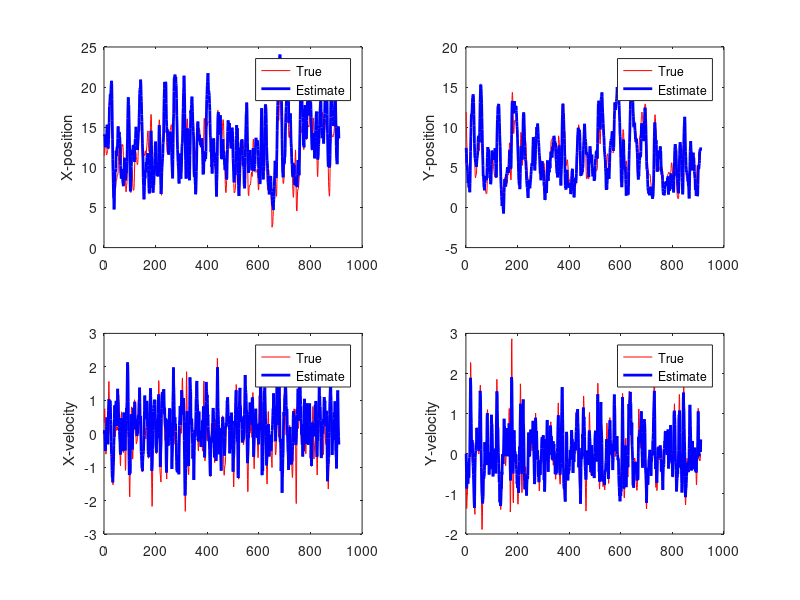
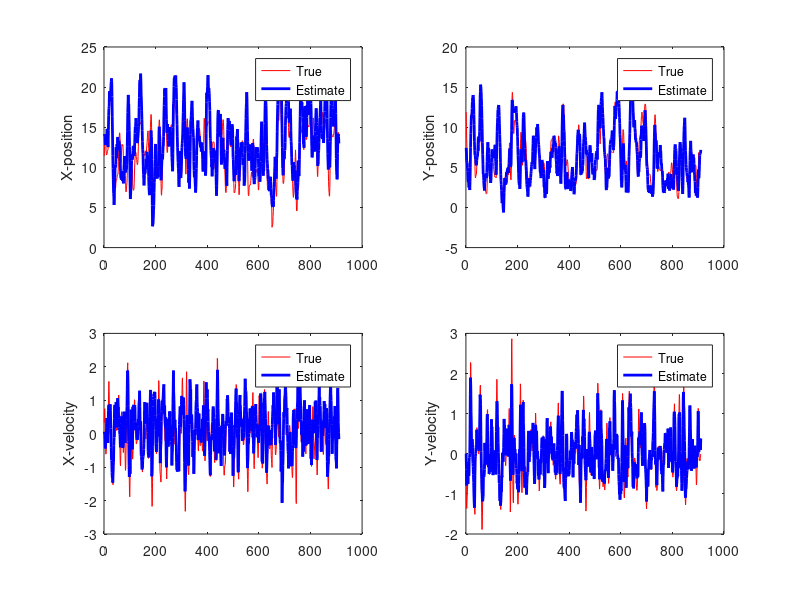
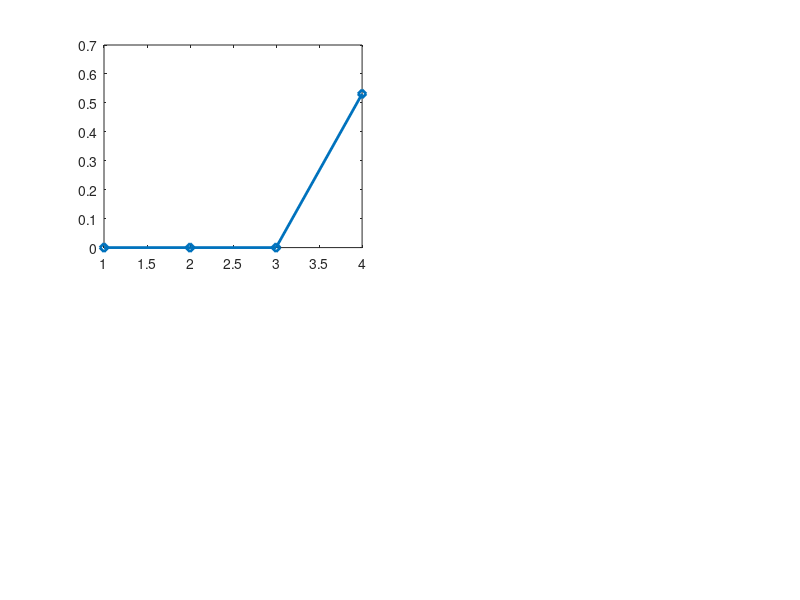

The MATLAB script that drew these images, in order: (Note: this script raises an error after producing the figures.)
clear; close all;

load midterm_train.mat;
[M, N] = size(rate);
c = size(kin, 2);
kin_mean = mean(kin);
kin = kin - ones(M,1)*kin_mean;

rate_mean = mean(rate);

% Estimate A and W using formula;
tic;
a = kin(2:M,:)'; b = kin(1:M-1,:)';
A = a*b'*inv(b*b');   
W = (a-A*b)*(a-A*b)'/(M-1);

% Estimate theta using MLE;

theta = zeros(c+1, N);
X = [ones(M,1) kin]';

% The first and second derivatives;
df1 = inline('X*Y-X*exp(transpose(X)*t)', 'Y', 'X', 't');
df2 = inline('-ones(5,1)*exp(transpose(t)*X).*X*transpose(X)', 't', 'X');

for i = 1:N
    t = theta(:,i)-pinv(df2(theta(:,i),X))*df1(rate(:, i), X, theta(:,i));
    while(norm(t-theta(:,i))>1e-3)
        theta(:,i) = t;
        t = theta(:,i)-pinv(df2(theta(:,i),X))*df1(rate(:, i), X, theta(:,i));
    end

end


% Decoding using point process filter;
load midterm_test.mat;

[M, N] = size(rate);
c = size(kin, 2);

kin_est3 = zeros(c, M);
kin_m = zeros(c, M);
W_k = zeros(c, c, M);
W_m = zeros(c, c, M);
alpha = theta(2:5,:);

for i = 2:M
    W_m(:,:,i) = A*W_k(:,:,i-1)*A'+W;
    kin_m(:,i) = A*kin_est3(:,i-1);
    
    W_k(:,:,i) = inv(inv(W_m(:,:,i))+ones(c,1)*exp([1 kin_m(:,i)']*theta).*alpha*alpha');
    kin_est3(:,i) = kin_m(:,i)+W_k(:,:,i)*alpha*(rate(i,:)-exp([1 kin_m(:,i)']*theta))';
end


kin_est3 = kin_est3 + kin_mean'*ones(1,M);
kin_m = kin_m + kin_mean'*ones(1,M);
t3 = toc;

figure(1);
title('Inhomogeneous Poisson Model', 'Fontsize', 12);
subplot(2,2,1);
plot(1:M, kin(:,1), 'r',1:M, kin_est3(1,:)','b', 'linewidth', 2);
ylabel('X-position', 'FontSize', 11);
legend('True', 'Estimate');

subplot(2,2,2);
plot(1:M, kin(:,2),'r', 1:M, kin_est3(2,:)','b', 'linewidth', 2);
ylabel('Y-position', 'FontSize', 11);
legend('True', 'Estimate');

subplot(2,2,3);
plot(1:M, kin(:,3), 'r',1:M, kin_est3(3,:)','b', 'linewidth', 2);
ylabel('X-velocity', 'FontSize', 11);
legend('True', 'Estimate');

subplot(2,2,4);
plot(1:M, kin(:,4),'r', 1:M, kin_est3(4,:)','b', 'linewidth', 2);
ylabel('Y-velocity', 'FontSize', 11);
legend('True', 'Estimate');


R2_IPP1 = 1-sum((kin - kin_est3').^2)./...
           sum((kin - ones(M,1)*kin_mean).^2);



       
       
clear; close all;

load midterm_train.mat;
[M, N] = size(rate);
c = size(kin, 2);
kin_mean = mean(kin);
kin = kin - ones(M,1)*kin_mean;

rate_mean = mean(rate);

% Estimate A and W using formula;
tic;
a = kin(2:M,:)'; b = kin(1:M-1,:)';
A = a*b'*inv(b*b');   
W = (a-A*b)*(a-A*b)'/(M-1);

% Estimate theta using MLE;

theta = zeros(c+1, N);
X = [ones(M,1) kin]';

% The first and second derivatives;
df1 = inline('X*Y-X*exp(transpose(X)*t)', 'Y', 'X', 't');
df2 = inline('-ones(5,1)*exp(transpose(t)*X).*X*transpose(X)', 't', 'X');

for i = 1:N
    t = theta(:,i)-pinv(df2(theta(:,i),X))*df1(rate(:, i), X, theta(:,i));
    while(norm(t-theta(:,i))>1e-3)
        theta(:,i) = t;
        t = theta(:,i)-pinv(df2(theta(:,i),X))*df1(rate(:, i), X, theta(:,i));
    end

end
      
       
% Below is the sequential monte carlo method;
load midterm_test.mat;

[M, N] = size(rate);
c = size(kin, 2);
K = 500; % sample size;
s = zeros(c, K, M);
weight = ones(K, M)/K;
Weight = cumsum(weight);
kin_est4 = zeros(c, M);

ll = zeros(K,1);

for t = 2:M
    if mod(t,100) ==0
        disp(sprintf('t = %d', t));
    end
    
    r = rand(1,K);
    j = sum(Weight(:,t-1)*ones(1,K) < ones(K,1)*r)+1;
    s_p = s(:,j,t-1);
    s(:,:,t) = A*s_p + mvnrnd(zeros(1,c),W,K)';
        % calculate log-likelihood;
    for k = 1:K
        ll(k,1) = rate(t,:)*theta'*[1;s(:,k,t)]-sum(exp(theta'*[1;s(:,k,t)]));
        
    end
    
    % weight at step t;
    weight(:,t) = ones(K,1)./sum(exp(ones(K,1)*ll'-ll*ones(1,K)),2);
    Weight(:,t) = cumsum(weight(:,t));
    
    % estimate the kinematics;
    kin_est4(:,t) = s(:,:,t)*weight(:,t);
end

kin_est4 = kin_est4 + kin_mean'*ones(1,M);
t4 = toc;

figure(2);

title('Inhomogeneous Poisson Model', 'Fontsize', 12);
subplot(2,2,1);
plot(1:M, kin(:,1), 'r',1:M, kin_est4(1,:)','b', 'linewidth', 2);
ylabel('X-position', 'FontSize', 11);
legend('True', 'Estimate');

subplot(2,2,2);
plot(1:M, kin(:,2),'r', 1:M, kin_est4(2,:)','b', 'linewidth', 2);
ylabel('Y-position', 'FontSize', 11);
legend('True', 'Estimate');

subplot(2,2,3);
plot(1:M, kin(:,3), 'r',1:M, kin_est4(3,:)','b', 'linewidth', 2);
ylabel('X-velocity', 'FontSize', 11);
legend('True', 'Estimate');

subplot(2,2,4);
plot(1:M, kin(:,4),'r', 1:M, kin_est4(4,:)','b', 'linewidth', 2);
ylabel('Y-velocity', 'FontSize', 11);
legend('True', 'Estimate');


R2_IPP2(4,:) = 1-sum((kin-kin_est4').^2)./...
           sum((kin-ones(M,1)*kin_mean).^2);

       
figure(3);   
subplot(2,2,1);
plot(R2_IPP2(:,1),'d-', 'linewidth', 2);
hold on;
plot(1:4,ones(4)*R2_IPP1(1),'-r','linewidth', 2);
title('R-square of X-pos estimation', 'Fontsize', 12);
ylabel('R-square', 'FontSize', 11);

subplot(2,2,2);
plot(R2_IPP2(:,2),'d-', 'linewidth', 2);
hold on;
plot(1:4,ones(4)*R2_IPP1(2),'-r','linewidth', 2);
title('R-square of Y-pos estimation', 'Fontsize', 12);

subplot(2,2,3);
plot(R2_IPP2(:,3),'d-', 'linewidth', 2);
hold on;
plot(1:4,ones(4)*R2_IPP1(3),'-r','linewidth', 2);
title('R-square of X-v estimation', 'Fontsize', 12);
ylabel('R-square', 'FontSize', 11);

subplot(2,2,4);
plot(R2_IPP2(:,4),'d-', 'linewidth', 2);
hold on;
plot(1:4,ones(4)*R2_IPP1(4),'-r','linewidth', 2);
title('R-square of Y-v estimation', 'Fontsize', 12);